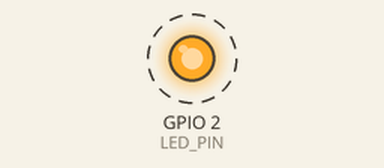
Recording of a program running on a simulated ESP32. Shown: output pins drawn as LEDs (lit = HIGH). Dashed ring = blinking. Nothing arrives over Bluetooth unless stated; a phone connects over Bluetooth LE 3 s after start; what the program prints to the serial monitor is not drawn.

Above: at 0.5 s.
Timing chart, 0 to 4.6 s (numbered marks = the images above):
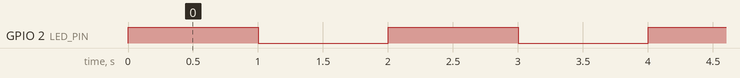

The program:

main.cpp
```cpp
#include <Arduino.h>
#include "BLEDevice.h"
#include "BLEBeacon.h"
#include "BLEUtils.h"
#include "BLEServer.h"

#define LED_PIN LED_BUILTIN

void setup() {
  Serial.begin(921600);
  Serial.println("Hello from setup");
  pinMode(LED_PIN, OUTPUT);

  // Init BLE
  BLEDevice::init("ESP32 iBeacon");

  BLEServer *pServer = BLEDevice::createServer();
  BLEAdvertising *pAdvertising = BLEDevice::getAdvertising();

  // Manually construct iBeacon advertisement data
  uint8_t iBeaconData[25] = {
    0x4C, 0x00,  // Apple's company ID
    0x02,        // iBeacon type
    0x15,        // iBeacon data length (21 bytes)
    // UUID: FA4F992B-0F59-4E61-B0FB-457308078CAB
    0xFA, 0x4F, 0x99, 0x2B, 0x0F, 0x59, 0x4E, 0x61,
    0xB0, 0xFB, 0x45, 0x73, 0x08, 0x07, 0x8C, 0xAB,
    0x00, 0x01,  // Major = 1
    0x00, 0x01,  // Minor = 1
    0xC5         // TX Power = -59 dBm (signed 8-bit)
  };

  // Set advertising payload
  BLEAdvertisementData advertisementData;
  advertisementData.setFlags(0x04); // BR_EDR_NOT_SUPPORTED (BLE only)
  advertisementData.setManufacturerData(std::string((char*)iBeaconData, 25));

  pAdvertising->setAdvertisementData(advertisementData);
  pAdvertising->start();

  Serial.println("iBeacon advertising started...");
}

void loop() {
  Serial.println("Hello from loop");
  digitalWrite(LED_PIN, HIGH);
  delay(1000);
  digitalWrite(LED_PIN, LOW);
  delay(1000);
}
```

Measured:
- by itself, GPIO 2 (LED_PIN): alternates HIGH for 1.0 s and LOW for 1.0 s
